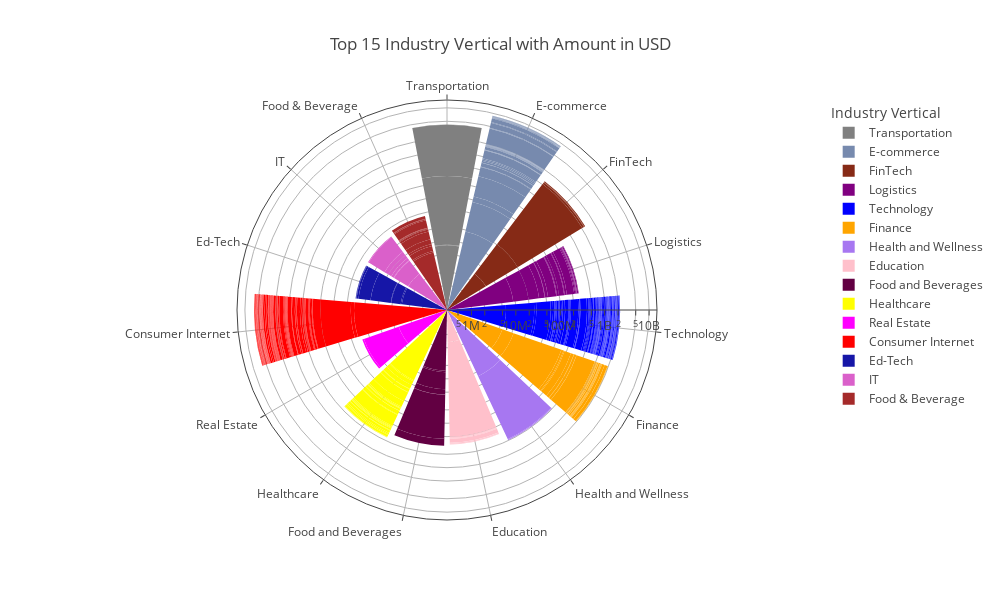

The cell this chart's notebook holds for it:
### Code cell
fig = px.bar_polar(df_top_industry_vertical, r="Amount in USD", theta="Industry Vertical", color="Industry Vertical", template='none',
                     color_discrete_sequence=px.colors.qualitative.Dark24, title="Top 15 Industry Vertical with Amount in USD",
                     width=1000, height=600, labels={"x": "Industry Vertical", "y": "Amount in USD"}, log_r=True,
                     color_discrete_map={"Consumer Internet": "red", "Technology": "blue", "eCommerce": "green", "Healthcare": "yellow", "Finance": "orange", "Logistics": "purple", "Education": 
                     "pink", "Food & Beverage": "brown", "Travel": "black", "Transportation": "grey", 
                     "Others": "cyan", "Real Estate": "magenta", "Media & Entertainment": "lime", "Gaming": "teal", "Automobiles": "olive"})
fig.show()

### Figure 1 — Plotly figure (JSON) as saved in the notebook; plotly's stock layout.template omitted (floating-point values rounded to 4 significant figures; data arrays with more than 128 entries replaced by an {"elided": "..."} marker saying what was removed)
{"data": [{"hovertemplate": "Industry Vertical=%{theta}<br>Amount in USD=%{r}<extra></extra>", "legendgroup": "Transportation", "marker": {"color": "grey", "pattern": {"shape": ""}}, "name": "Transportation", "r": [8048394, 300000, 283000000, 3900000000, 3584000, 5000000, 5600000], "showlegend": true, "subplot": "polar", "theta": ["Transportation", "Transportation", "Transportation", "Transportation", "Transportation", "Transportation", "Transportation"], "type": "barpolar"}, {"hovertemplate": "Industry Vertical=%{theta}<br>Amount in USD=%{r}<extra></extra>", "legendgroup": "E-commerce", "marker": {"color": "#778AAE", "pattern": {"shape": ""}}, "name": "E-commerce", "r": {"elided": "300 int values"}, "showlegend": true, "subplot": "polar", "theta": {"elided": "300 str values"}, "type": "barpolar"}, {"hovertemplate": "Industry Vertical=%{theta}<br>Amount in USD=%{r}<extra></extra>", "legendgroup": "FinTech", "marker": {"color": "#862A16", "pattern": {"shape": ""}}, "name": "FinTech", "r": [3000000, 17411265, 1000000000, 4500000, 3300000, 110000000, 15000000, 15500000, 52000000, 3500000], "showlegend": true, "subplot": "polar", "theta": ["FinTech", "FinTech", "FinTech", "FinTech", "FinTech", "FinTech", "FinTech", "FinTech", "FinTech", "FinTech"], "type": "barpolar"}, {"hovertemplate": "Industry Vertical=%{theta}<br>Amount in USD=%{r}<extra></extra>", "legendgroup": "Logistics", "marker": {"color": "purple", "pattern": {"shape": ""}}, "name": "Logistics", "r": [9000000, 11000000, 14680000, 12000000, 1100000, 7700000, 30000000, 300000, null, 3100000, null, 10000000, 30000000, null, 4500000, 15000000, 70000000, 13000000, null, 10000000, 1000000, null, 375000, null, 2000000, null, 595000, null, 6000000, 75000, null, 2200000, 1000000, 14900000, 5500000, null, 500000], "showlegend": true, "subplot": "polar", "theta": ["Logistics", "Logistics", "Logistics", "Logistics", "Logistics", "Logistics", "Logistics", "Logistics", "Logistics", "Logistics", "Logistics", "Logistics", "Logistics", "Logistics", "Logistics", "Logistics", "Logistics", "Logistics", "Logistics", "Logistics", "Logistics", "Logistics", "Logistics", "Logistics", "Logistics", "Logistics", "Logistics", "Logistics", "Logistics", "Logistics", "Logistics", "Logistics", "Logistics", "Logistics", "Logistics", "Logistics", "Logistics"], "type": "barpolar"}, {"hovertemplate": "Industry Vertical=%{theta}<br>Amount in USD=%{r}<extra></extra>", "legendgroup": "Technology", "marker": {"color": "blue", "pattern": {"shape": ""}}, "name": "Technology", "r": {"elided": "478 int values"}, "showlegend": true, "subplot": "polar", "theta": {"elided": "478 str values"}, "type": "barpolar"}, {"hovertemplate": "Industry Vertical=%{theta}<br>Amount in USD=%{r}<extra></extra>", "legendgroup": "Finance", "marker": {"color": "orange", "pattern": {"shape": ""}}, "name": "Finance", "r": [5900000, 5000000, 140000000, 19000000, 9000000, 75000000, 45000000, 5000000, 42000000, null, 1000000, 600000000, 5000000, 29000000, 17000000, 10000000, null, 23000000, 21500000, 14800000, 450000, 15000000, 1000000, 450000, 500000, 2000000, 55000000, null, 4600000, 2000000, 150000, 22000000, 978000, 2000000, 87000000, 250000, 150000, 3800000, 15700000, 4700000, 23500000, 25000000, 4000000, 47000000, 6240000, 19500000, 570000, 3000000, 200000000, 10000000, 270000000, 32000000, 6000000, 8000000, null, 1000000, 6000000, 16000000, null, 4700000, 500000, 3500000], "showlegend": true, "subplot": "polar", "theta": ["Finance", "Finance", "Finance", "Finance", "Finance", "Finance", "Finance", "Finance", "Finance", "Finance", "Finance", "Finance", "Finance", "Finance", "Finance", "Finance", "Finance", "Finance", "Finance", "Finance", "Finance", "Finance", "Finance", "Finance", "Finance", "Finance", "Finance", "Finance", "Finance", "Finance", "Finance", "Finance", "Finance", "Finance", "Finance", "Finance", "Finance", "Finance", "Finance", "Finance", "Finance", "Finance", "Finance", "Finance", "Finance", "Finance", "Finance", "Finance", "Finance", "Finance", "Finance", "Finance", "Finance", "Finance", "Finance", "Finance", "Finance", "Finance", "Finance", "Finance", "Finance", "Finance"], "type": "barpolar"}, {"hovertemplate": "Industry Vertical=%{theta}<br>Amount in USD=%{r}<extra></extra>", "legendgroup": "Health and Wellness", "marker": {"color": "#A777F1", "pattern": {"shape": ""}}, "name": "Health and Wellness", "r": [486000, 12000000, 450000000, 200000, 22000000, 6000000], "showlegend": true, "subplot": "polar", "theta": ["Health and Wellness", "Health and Wellness", "Health and Wellness", "Health and Wellness", "Health and Wellness", "Health and Wellness"], "type": "barpolar"}, {"hovertemplate": "Industry Vertical=%{theta}<br>Amount in USD=%{r}<extra></extra>", "legendgroup": "Education", "marker": {"color": "pink", "pattern": {"shape": ""}}, "name": "Education", "r": [1500000, 200000000, 278000, 8600000, 8200000, 6000000, 670000, 50000000, 900000, 4000000, null, 1000000, null, 10000000, null, 1000000, null, 5000000, null, 100000, 3000000, 750000, 100000, 45000], "showlegend": true, "subplot": "polar", "theta": ["Education", "Education", "Education", "Education", "Education", "Education", "Education", "Education", "Education", "Education", "Education", "Education", "Education", "Education", "Education", "Education", "Education", "Education", "Education", "Education", "Education", "Education", "Education", "Education"], "type": "barpolar"}, {"hovertemplate": "Industry Vertical=%{theta}<br>Amount in USD=%{r}<extra></extra>", "legendgroup": "Food and Beverages", "marker": {"color": "#620042", "pattern": {"shape": ""}}, "name": "Food and Beverages", "r": [0, 6590000, 500000, 10000000, 5600000, 138995, 200000000, 100000000, 311200], "showlegend": true, "subplot": "polar", "theta": ["Food and Beverages", "Food and Beverages", "Food and Beverages", "Food and Beverages", "Food and Beverages", "Food and Beverages", "Food and Beverages", "Food and Beverages", "Food and Beverages"], "type": "barpolar"}, {"hovertemplate": "Industry Vertical=%{theta}<br>Amount in USD=%{r}<extra></extra>", "legendgroup": "Healthcare", "marker": {"color": "yellow", "pattern": {"shape": ""}}, "name": "Healthcare", "r": [15800000, 1000000, 4000000, 5000000, null, 500000, 175000, 5000000, null, null, 300000, 21000000, 19000000, 4200000, 200000, 1000000, null, null, null, 1900000, 2100000, 10000000, 500000, 21000000, 3100000, 100000000, 12000000, null, 2100000, null, 7400000, 1500000, 1000000, 10000000, 750000, 26000000, 1350000, 6000000, null, null, 1000000, null, 40000000, 21000000, null, null, 19500000, 443000, null, null, null, 37000000, 3000000, null, 2000000, 150000, 1500000, null, null, 4000000, 200000, 400000, null, null, null, 150000, 4000000, null, null, null, null], "showlegend": true, "subplot": "polar", "theta": ["Healthcare", "Healthcare", "Healthcare", "Healthcare", "Healthcare", "Healthcare", "Healthcare", "Healthcare", "Healthcare", "Healthcare", "Healthcare", "Healthcare", "Healthcare", "Healthcare", "Healthcare", "Healthcare", "Healthcare", "Healthcare", "Healthcare", "Healthcare", "Healthcare", "Healthcare", "Healthcare", "Healthcare", "Healthcare", "Healthcare", "Healthcare", "Healthcare", "Healthcare", "Healthcare", "Healthcare", "Healthcare", "Healthcare", "Healthcare", "Healthcare", "Healthcare", "Healthcare", "Healthcare", "Healthcare", "Healthcare", "Healthcare", "Healthcare", "Healthcare", "Healthcare", "Healthcare", "Healthcare", "Healthcare", "Healthcare", "Healthcare", "Healthcare", "Healthcare", "Healthcare", "Healthcare", "Healthcare", "Healthcare", "Healthcare", "Healthcare", "Healthcare", "Healthcare", "Healthcare", "Healthcare", "Healthcare", "Healthcare", "Healthcare", "Healthcare", "Healthcare", "Healthcare", "Healthcare", "Healthcare", "Healthcare", "Healthcare"], "type": "barpolar"}, {"hovertemplate": "Industry Vertical=%{theta}<br>Amount in USD=%{r}<extra></extra>", "legendgroup": "Real Estate", "marker": {"color": "magenta", "pattern": {"shape": ""}}, "name": "Real Estate", "r": [4000000, 23000000, null, 2500000, null, null], "showlegend": true, "subplot": "polar", "theta": ["Real Estate", "Real Estate", "Real Estate", "Real Estate", "Real Estate", "Real Estate"], "type": "barpolar"}, {"hovertemplate": "Industry Vertical=%{theta}<br>Amount in USD=%{r}<extra></extra>", "legendgroup": "Consumer Internet", "marker": {"color": "red", "pattern": {"shape": ""}}, "name": "Consumer Internet", "r": {"elided": "941 int values"}, "showlegend": true, "subplot": "polar", "theta": {"elided": "941 str values"}, "type": "barpolar"}, {"hovertemplate": "Industry Vertical=%{theta}<br>Amount in USD=%{r}<extra></extra>", "legendgroup": "Ed-Tech", "marker": {"color": "#1616A7", "pattern": {"shape": ""}}, "name": "Ed-Tech", "r": [3000000, 180000, null, 2000000, 150000, 10000000, 46140, 13500000, 3000000, 100000, 500000, 772500, null, 300000], "showlegend": true, "subplot": "polar", "theta": ["Ed-Tech", "Ed-Tech", "Ed-Tech", "Ed-Tech", "Ed-Tech", "Ed-Tech", "Ed-Tech", "Ed-Tech", "Ed-Tech", "Ed-Tech", "Ed-Tech", "Ed-Tech", "Ed-Tech", "Ed-Tech"], "type": "barpolar"}, {"hovertemplate": "Industry Vertical=%{theta}<br>Amount in USD=%{r}<extra></extra>", "legendgroup": "IT", "marker": {"color": "#DA60CA", "pattern": {"shape": ""}}, "name": "IT", "r": [3000000, 4000000, 180000, 1100000, 1700000, 2500000, 20000000, 1400000], "showlegend": true, "subplot": "polar", "theta": ["IT", "IT", "IT", "IT", "IT", "IT", "IT", "IT"], "type": "barpolar"}, {"hovertemplate": "Industry Vertical=%{theta}<br>Amount in USD=%{r}<extra></extra>", "legendgroup": "Food & Beverage", "marker": {"color": "brown", "pattern": {"shape": ""}}, "name": "Food & Beverage", "r": [6000000, 500000, null, 2000000, 1000000, null, 2700000, 6300000, 2000000, null, 218000, 1000000, null, null, 368000, null, null, 550000, 11100000, 1500000, 1000000, 6000000, null], "showlegend": true, "subplot": "polar", "theta": ["Food & Beverage", "Food & Beverage", "Food & Beverage", "Food & Beverage", "Food & Beverage", "Food & Beverage", "Food & Beverage", "Food & Beverage", "Food & Beverage", "Food & Beverage", "Food & Beverage", "Food & Beverage", "Food & Beverage", "Food & Beverage", "Food & Beverage", "Food & Beverage", "Food & Beverage", "Food & Beverage", "Food & Beverage", "Food & Beverage", "Food & Beverage", "Food & Beverage", "Food & Beverage"], "type": "barpolar"}], "layout": {"barmode": "relative", "height": 600, "legend": {"title": {"text": "Industry Vertical"}, "tracegroupgap": 0}, "polar": {"angularaxis": {"categoryarray": ["Transportation", "E-commerce", "FinTech", "Logistics", "Technology", "Finance", "Health and Wellness", "Education", "Food and Beverages", "Healthcare", "Real Estate", "Consumer Internet", "Ed-Tech", "IT", "Food & Beverage"], "categoryorder": "array", "direction": "clockwise", "rotation": 90}, "domain": {"x": [0, 1], "y": [0, 1]}, "radialaxis": {"type": "log"}}, "title": {"text": "Top 15 Industry Vertical with Amount in USD"}, "width": 1000}}
